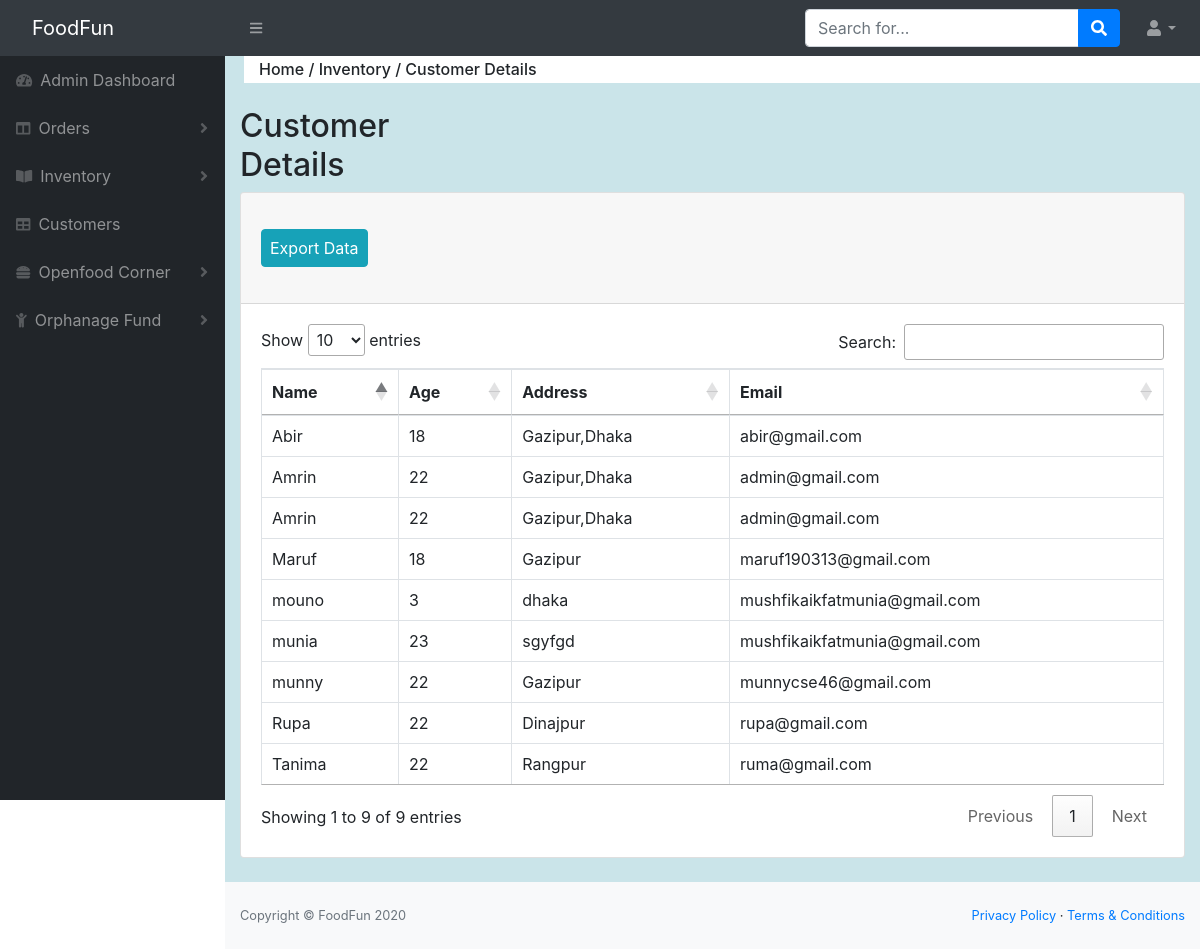
The app's page /Online_restaurant/Restuproject/admin/view-customer.php with its own data.
### tables this page shows
CREATE TABLE IF NOT EXISTS `user` (
  `Name` varchar(80) NOT NULL,
  `Email` varchar(100) NOT NULL,
  `Age` varchar(20) NOT NULL,
  `Address` varchar(100) NOT NULL,
  `Passward` varchar(100) NOT NULL
);

### Online_restaurant/Restuproject/admin/view-customer.php (the view, shortened to what this page needs)
<?php
$servername="localhost";
$username="root";
$password="";
$database="restaurantdb";
$conn=mysqli_connect($servername,$username,$password,$database);
?>
<!DOCTYPE html>
<html lang="en">
    <head>
        <link href="styles.css" rel="stylesheet" />
        <link href="https://cdn.datatables.net/1.10.20/css/dataTables.bootstrap4.min.css" rel="stylesheet" />
        <link rel="stylesheet" href="https://cdn.jsdelivr.net/npm/bootstrap@4.5.3/dist/css/bootstrap.min.css"
>
        <link rel="stylesheet" href="//cdn.datatables.net/1.10.23/css/jquery.dataTables.min.css">
    </head>
    <body class="sb-nav-fixed">
       <nav class="sb-topnav navbar navbar-expand navbar-dark bg-dark">
            <a class="navbar-brand" href="#">FoodFun</a>
            <button class="btn btn-link btn-sm order-1 order-lg-0" id="sidebarToggle" href="#"><i class="fas fa-bars"></i></button>
            <form class="d-none d-md-inline-block form-inline ml-auto mr-0 mr-md-3 my-2 my-md-0">
                <div class="input-group">
                    <input class="form-control" type="text" placeholder="Search for..." aria-label="Search" aria-describedby="basic-addon2" />
                    <div class="input-group-append">
                        <button class="btn btn-primary" type="button"><i class="fas fa-search"></i></button>
                    </div>
                </div>
            </form>
            <ul class="navbar-nav ml-auto ml-md-0">
                <li class="nav-item dropdown">
                    <a class="nav-link dropdown-toggle" id="userDropdown" href="#" role="button" data-toggle="dropdown" aria-haspopup="true" aria-expanded="false"><i class="fas fa-user fa-fw"></i></a>
                </li>
            </ul>
        </nav>
        <div id="layoutSidenav">
            <div id="layoutSidenav_nav">
                <nav class="sb-sidenav accordion sb-sidenav-dark" id="sidenavAccordion">
                    <div class="sb-sidenav-menu">
                        <div class="nav">
                            <a class="nav-link" href="admin-panel.php">
                                <div class="sb-nav-link-icon"><i class="fas fa-tachometer-alt"></i></div>
                                Admin Dashboard
                            </a>
                            <a class="nav-link collapsed" href="#" data-toggle="collapse" data-target="#collapseLayouts" aria-expanded="false" aria-controls="collapseLayouts">
                                <div class="sb-nav-link-icon"><i class="fas fa-columns"></i></div>
                                Orders
                                <div class="sb-sidenav-collapse-arrow"><i class="fas fa-angle-down"></i></div>
                            </a>
                            <a class="nav-link collapsed" href="#" data-toggle="collapse" data-target="#collapsePages" aria-expanded="false" aria-controls="collapsePages">
                                <div class="sb-nav-link-icon"><i class="fas fa-book-open"></i></div>
                                Inventory
                                <div class="sb-sidenav-collapse-arrow"><i class="fas fa-angle-down"></i></div>
                            </a>
                            <a class="nav-link" href="view-customer.php">
                                <div class="sb-nav-link-icon"><i class="fas fa-table"></i></div>
                                Customers
                            </a>
                            <a class="nav-link collapsed" href="view-openfood.php" data-toggle="collapse" data-target="#collapseLayouts" aria-expanded="false" aria-controls="collapseLayouts">
                                <div class="sb-nav-link-icon"><i class="fas fa-hamburger"></i></div>
                                Openfood Corner
                                <div class="sb-sidenav-collapse-arrow"><i class="fas fa-angle-down"></i></div>
                            </a>
                            <a class="nav-link collapsed" href="#" data-toggle="collapse" data-target="#collapseLayouts" aria-expanded="false" aria-controls="collapseLayouts">
                                <div class="sb-nav-link-icon"><i class="fas fa-child"></i></div>
                                Orphanage Fund
                                <div class="sb-sidenav-collapse-arrow"><i class="fas fa-angle-down"></i></div>
                            </a>
                        </div>
                    </div>
                </nav>
            </div>
            <div id="layoutSidenav_content">
                <main style="background-color:#cae4e9;">
                    <div class="container-fluid">
                        <div class="row ml-1" style="background-color:white;">
                            <div class="col-lg-12">
                                <h6 class="mt-1 mb-1">Home / Inventory / Customer Details</h6>
                            </div>
                        </div>
                        <div class="row">
                            <div class="col-lg-2" >
                            <h2 class="mt-4">Customer Details</h2>
                            </div>
                        </div>
                        <div class="card mb-4">
                            <div class="card-header">
                            <div class="row mt-4">
                            <div class="col-lg-4">
                            <a href="export-customer.php"> <button type="button" class="btn btn-info mb-4  mr-2 px-2" id="exportButton">   Export Data</button></a>
                               </div>
                           <div class="col-lg-4">
                           </div>
                           <div class="col-lg-2">
                           </div>
                        </div>
                            </div>
                            <div class="card-body">
                                <div class="table-responsive">
                                    <table class="table table-bordered" id="myTable" width="100%" cellspacing="0">
                                        <thead>
                                            <tr>
                                                <th scope="col">Name</th>
                                                <th scope="col">Age</th>
                                                <th scope="col">Address</th>
                                                <th scope="col">Email</th>
                                            </tr>
                                        </thead>
                                        <tbody>
                                            <?php
                                            $sql = "SELECT * FROM `user`";
                                            $result = mysqli_query($conn, $sql);
                                            $num=mysqli_num_rows($result);
                                            if ($num>0) {
                                            while($row = mysqli_fetch_assoc($result)){
                                                echo"<tr>
                                              <td>".$row['Name']."</td>
                                                <td>".$row['Age']."</td>
                                                <td>".$row['Address']."</td>
                                                <td>".$row['Email']."</td>
                                            </tr>";
                                            }
                                            }
                                            ?>
                                        </tbody>
                                    </table>
                                </div>
                            </div>
                        </div>
                    </div>
                </main>
                <footer class="py-4 bg-light mt-auto">
                    <div class="container-fluid">
                        <div class="d-flex align-items-center justify-content-between small">
                            <div class="text-muted">Copyright &copy; FoodFun 2020</div>
                            <div>
                                <a href="#">Privacy Policy</a>
                                &middot;
                                <a href="#">Terms &amp; Conditions</a>
                            </div>
                        </div>
                    </div>
                </footer>
            </div>
        </div>
    </body>
</html>

### records on screen
user: Name "munny", Age "22", Address "Gazipur", Email "munnycse46@gmail.com"
user: Name "Maruf", Age "18", Address "Gazipur", Email "maruf190313@gmail.com"
user: Name "Tanima", Age "22", Address "Rangpur", Email "ruma@gmail.com"
user: Name "Rupa", Age "22", Address "Dinajpur", Email "rupa@gmail.com"
user: Name "Abir", Age "18", Address "Gazipur,Dhaka", Email "abir@gmail.com"
user: Name "Amrin", Age "22", Address "Gazipur,Dhaka", Email "admin@gmail.com"
user: Name "Amrin", Age "22", Address "Gazipur,Dhaka", Email "admin@gmail.com"
user: Name "munia", Age "23", Address "sgyfgd", Email "mushfikaikfatmunia@gmail.com"
user: Name "mouno", Age "3", Address "dhaka", Email "mushfikaikfatmunia@gmail.com"
